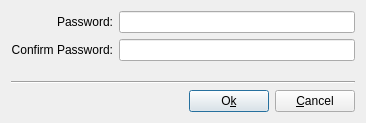
<ui version="4.0" >
 <class>ChangePassDialog</class>
 <widget class="QDialog" name="ChangePassDialog" >
  <property name="geometry" >
   <rect>
    <x>0</x>
    <y>0</y>
    <width>366</width>
    <height>123</height>
   </rect>
  </property>
  <property name="windowTitle" >
   <string>Change Password</string>
  </property>
  <property name="windowIcon" >
   <iconset resource="pcbsdusermanager.qrc" >
    <normaloff>:/change_password.png</normaloff>:/change_password.png</iconset>
  </property>
  <property name="modal" >
   <bool>true</bool>
  </property>
  <layout class="QGridLayout" >
   <item row="0" column="1" >
    <widget class="QLineEdit" name="passBox" >
     <property name="echoMode" >
      <enum>QLineEdit::Password</enum>
     </property>
    </widget>
   </item>
   <item row="1" column="1" >
    <widget class="QLineEdit" name="confirmPassBox" >
     <property name="echoMode" >
      <enum>QLineEdit::Password</enum>
     </property>
    </widget>
   </item>
   <item row="0" column="0" >
    <widget class="QLabel" name="passLabel" >
     <property name="enabled" >
      <bool>true</bool>
     </property>
     <property name="frameShape" >
      <enum>QFrame::NoFrame</enum>
     </property>
     <property name="frameShadow" >
      <enum>QFrame::Plain</enum>
     </property>
     <property name="text" >
      <string>Password:</string>
     </property>
     <property name="alignment" >
      <set>Qt::AlignRight|Qt::AlignTrailing|Qt::AlignVCenter</set>
     </property>
     <property name="wordWrap" >
      <bool>false</bool>
     </property>
    </widget>
   </item>
   <item row="1" column="0" >
    <widget class="QLabel" name="confirmPassLabel" >
     <property name="enabled" >
      <bool>true</bool>
     </property>
     <property name="text" >
      <string>Confirm Password:</string>
     </property>
     <property name="alignment" >
      <set>Qt::AlignRight|Qt::AlignTrailing|Qt::AlignVCenter</set>
     </property>
     <property name="wordWrap" >
      <bool>false</bool>
     </property>
    </widget>
   </item>
   <item row="3" column="0" colspan="2" >
    <layout class="QVBoxLayout" >
     <item>
      <widget class="Line" name="line2" >
       <property name="frameShape" >
        <enum>QFrame::HLine</enum>
       </property>
       <property name="frameShadow" >
        <enum>QFrame::Sunken</enum>
       </property>
      </widget>
     </item>
     <item>
      <layout class="QHBoxLayout" >
       <item>
        <spacer name="spacer11" >
         <property name="orientation" >
          <enum>Qt::Horizontal</enum>
         </property>
         <property name="sizeType" >
          <enum>QSizePolicy::Expanding</enum>
         </property>
         <property name="sizeHint" stdset="0" >
          <size>
           <width>172</width>
           <height>20</height>
          </size>
         </property>
        </spacer>
       </item>
       <item>
        <widget class="QPushButton" name="okButton" >
         <property name="text" >
          <string>O&amp;k</string>
         </property>
         <property name="icon" >
          <iconset>
           <normaloff>image0</normaloff>image0</iconset>
         </property>
         <property name="shortcut" >
          <string>Alt+K</string>
         </property>
         <property name="default" >
          <bool>true</bool>
         </property>
        </widget>
       </item>
       <item>
        <widget class="QPushButton" name="cancelButton" >
         <property name="text" >
          <string>&amp;Cancel</string>
         </property>
         <property name="icon" >
          <iconset>
           <normaloff>image1</normaloff>image1</iconset>
         </property>
         <property name="shortcut" >
          <string>Alt+C</string>
         </property>
        </widget>
       </item>
      </layout>
     </item>
    </layout>
   </item>
   <item row="2" column="0" colspan="2" >
    <spacer name="spacer20" >
     <property name="orientation" >
      <enum>Qt::Vertical</enum>
     </property>
     <property name="sizeType" >
      <enum>QSizePolicy::Expanding</enum>
     </property>
     <property name="sizeHint" stdset="0" >
      <size>
       <width>340</width>
       <height>41</height>
      </size>
     </property>
    </spacer>
   </item>
  </layout>
 </widget>
 <layoutdefault spacing="6" margin="11" />
 <tabstops>
  <tabstop>passBox</tabstop>
  <tabstop>confirmPassBox</tabstop>
  <tabstop>okButton</tabstop>
  <tabstop>cancelButton</tabstop>
 </tabstops>
 <includes>
  <include location="global" >qmessagebox.h</include>
  <include location="global" >usermanagerback.h</include>
 </includes>
 <resources>
  <include location="pcbsdusermanager.qrc" />
 </resources>
 <connections>
  <connection>
   <sender>cancelButton</sender>
   <signal>clicked()</signal>
   <receiver>ChangePassDialog</receiver>
   <slot>close()</slot>
   <hints>
    <hint type="sourcelabel" >
     <x>20</x>
     <y>20</y>
    </hint>
    <hint type="destinationlabel" >
     <x>20</x>
     <y>20</y>
    </hint>
   </hints>
  </connection>
 </connections>
</ui>
